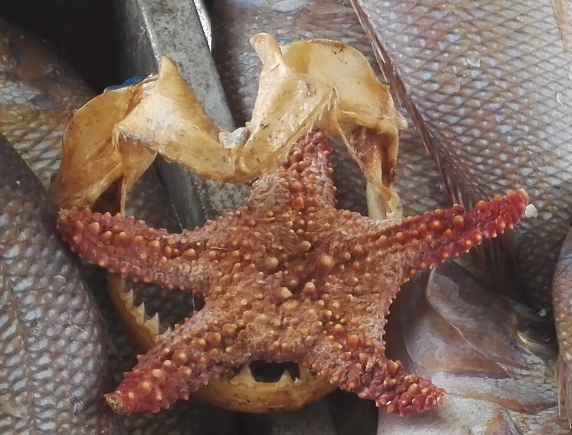
#> input picture Opencv-Project/ax.jpg, 1144 x 870 px (shown at 1/2 size)
$ python work_with_image.py
#> lines starting #> are read from the running program, lines starting #| are printed output that depends on the picture
import cv2
import numpy
img = cv2.imread("ax.jpg")
#> img is the input picture: shape (870, 1144, 3); mean B, G, R 88.7, 100.8, 125.7
cv2.imshow("img",img)
print(img.shape)
#| (870, 1144, 3)
print(img.dtype)
#| uint8
px = img[100,100]
#> px = [33, 35, 36]
print(px)
#| [33 35 36]
blue = img[150,150,0]
#> blue = 38
print(blue)
#| 38
#-----ROI------#
ball = img[300:500,450:600]
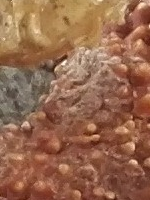
#> ball: shape (200, 150, 3); mean B, G, R 77.6, 103.9, 149.7
#---------------------------------#
cv2.waitKey(0)
cv2.destroyAllWindows()
